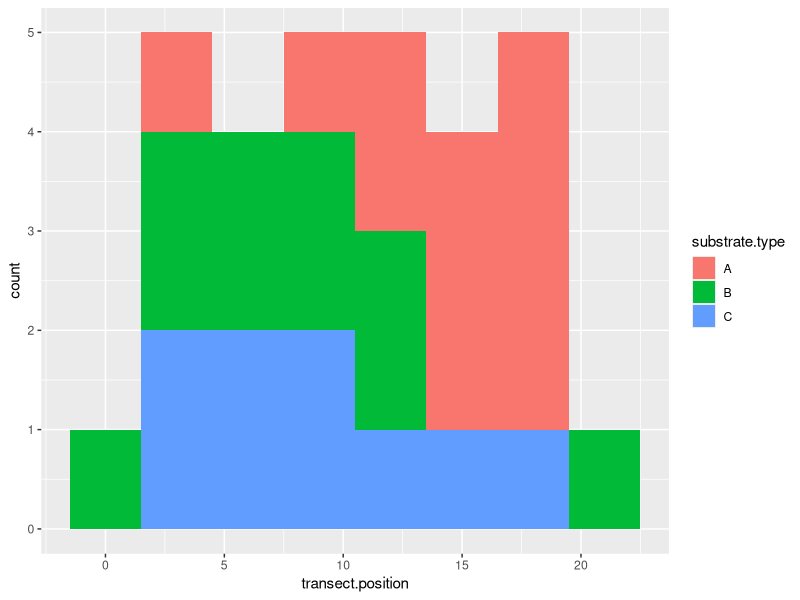
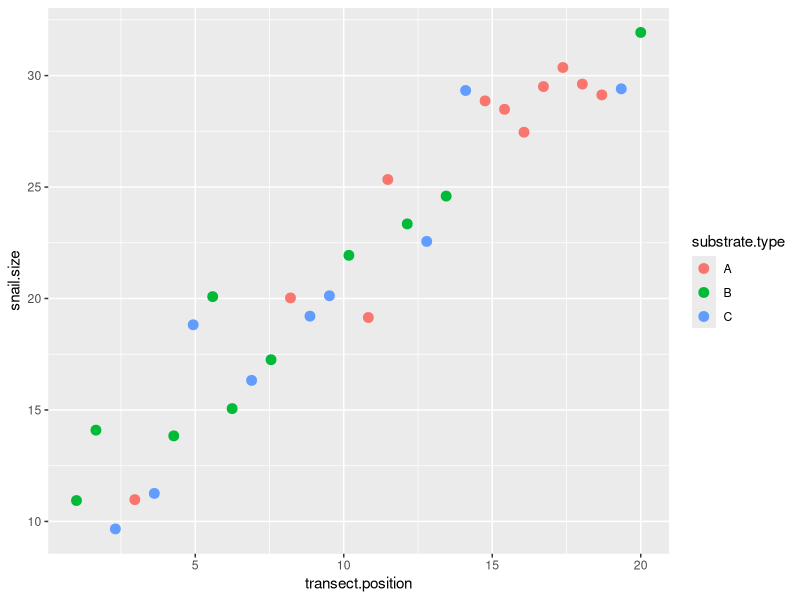
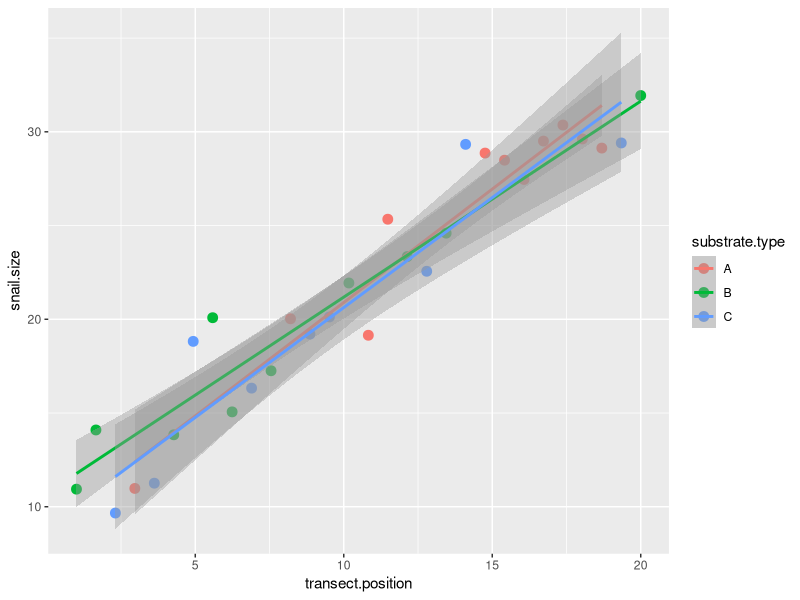

Generate these figures, in order, with R: (Note: this script raises an error after producing the figures.)
# Spring 2024 
# W. Ryan wryan@towson.edu
# BIOL 601: Dealing with your Data
# Introduction to basic functions in R
# Part 1: sec 1, Part 2: sec 2 - 4, Sneak peak of plotting: Part 5

# &&&&&&&&&&&&&&&&&&&&&&&&&&&&&&&&&&&&&&&&&&&&&
#  (1) Core R functions:
# &&&&&&&&&&&&&&&&&&&&&&&&&&&&&&&&&&&&&&&&&&&&&

# Use the hash tag (#) at the start of a line to add annotation (notes) that do not get read as code. Write notes about everything that is happening in your code so that you (or others) can figure it out later.

	# Do math (add two SCALARS [single numbers]):
		5 + 8
		
	# Assign an OBJECT:
		x = 5 # (or x <- 5)
		x	# call the object name to see what the value is
		
	# Re-assign the object with a new number:
		x = 4
		x # call the object to see what the new value is	
	
	# Do math using an assigned object (multiply the object by a SCALAR):
		x*3
		
	# Create a VECTOR of numbers:
		y = c(1,2,4,8)
		y # call the object to see what the vector looks like
		
	# Retrieve a specific ELEMENT of the VECTOR using its INDEX:
		y[3] # returns the 3rd element in the vector
	
	# Add a SCALAR (single number) to each element of a vector:
		4 + y	
		x + y # can also be done by adding two variables together
		
	# Make a new object that is a FUNCTION of two other variables
		new = x + y
		new		# call object and compare with result above	

# &&&&&&&&&&&&&&&&&&&&&&& Making vectors of a sequence of numbers: &&&&&&&&&&&&&&&&&&&&	
		
	# Make a vector that is a sequence of numbers:
		sequence1 = seq(from = 1, to = 20, by = 3) # sequence with set interval
		sequence1
		 
		sequence2 = seq(1,20, length.out = 30) # sequence with a set number of elements, spread equally across the interval
		sequence2
		
# &&&&&&&&&&&&&&&&&&&&&&& Dealing with matricies and arrays &&&&&&&&&&&&&&&&&&&&		
		
	# Make a matrix out of a vector (add 2-dimensional structure!):
		
		matrix1 = matrix(data = sequence2, nrow = 5)
	  matrix1	
	  
	  # select a single element of a MATRIX using INDICIES:
	  
	  matrix1[3,2] # [row,column] - pick the element at the 3rd row, 2nd column 
	  
	  # make a new object to store the result of multiplying all of the elements in your matrix by 2:
	  
	  matrix1.x2 = matrix1 * 2
	  matrix1.x2
	  
	# Make an ARRAY out of a vector (add N-dimensional structure!) : 
	  
	  array1 = array(data = sequence2, dim = c(5,3,2))
	  array1
		
	  # select a single element of an ARRAY using INDICIES:
	  
	   array1[1,3,2] # [row, column, set] - pick the element at the 1st row, 3rd column, 2nd set
	   
# &&&&&&&&&&&&&&&&&&&&&&& Making vectors of random numbers: &&&&&&&&&&&&&&&&&&&&		   
	
	
	 # Make a vector of numbers drawn randomly from a normal distribution:
		rando = rnorm(30, mean = 0, sd = 1)
		rando	# call the name of the vector to see what the values are
		
	# Select a particular ELEMENT out of a vector
		rando[5] # selects the 5th element of the vector
		
	# Try out some other randomization functions with different distributions
		runif(10, min = 10, max = 20) # uniform distribution between two end points - make a random number generator!
		rbinom(n = 10, size = 1 , prob = 0.5) # binomial distribution - make a coin flip generator!
		rpois(n = 10, lambda = 2) # poisson distributon - integers bounded by zero - make a random number of occurrences generator!
		sample(c("outlook not so good", "ask again later", "it is certain", "signs point to yes"), size = 1) # sample a vector of posibilities - make a magic 8 ball simulator!
	
# &&&&&&&&&&&&&&&&&&&&&&& Making and dealing with data frames: &&&&&&&&&&&&&&&&&&&&			
	
	# Make a data frame out of two vectors:
	
		df = data.frame(var1 = sequence2, var2 = rando) # imagine we are randomizing positions for small quadrats along a 20 meter transect
		df
		
	# select a particular element out of a data frame:
	
		df[1,2] # [row #, column #]
		
		df[1, ] # choose all elements of a row
		
		df[ , 2] # choose all elements of a column
		
		df$var2 # choose a variable (column) by name
		
		df[1,]$var2 # choose an element from a particular row for a column by name
	
		df$var2[1] # choose an element from a particular column by rownumber
		
		length(df$var2) # calculate how many elements are in a particular vector (or column)
		
	# add a column to a dataframe
	
		df$catvar = sample(c("A","B","C"), length(df$var1), replace = TRUE) # use "sample" function to randomly sample elements of a vector (with replacement) to populate a new column in your data frame. "length" function returns the length (number of elements) of a vector.
		df
		
		# Make a new variable that is a function of an old variable:
		
		df$var3 = df$var1*1.1+rnorm(length(df$var1), mean = 10, sd = 2) # using a linear function (y = mx) with some random noise
		
		
	  # look at the first few rows of your dataset
		head(df)
		tail(df)
		
		# check what the levels of a particular variable/factor are:
		unique(df$catvar) # "unique" function returns a vector with one copy of each unique level of a factor (categorical)
		
		# Rename these awful, uninformative variable names
		  colnames(df) = c("transect.position", "dist.from.transect", "substrate.type", "snail.size") # replace vector of column names with new vector of names
		  head(df) # check to make sure it worked
		
		  
		  # just for satisfaction purposes, let's look at a graph:
    library(ggplot2)
    ggplot(data = df, aes(x = transect.position)) + geom_histogram(aes(fill = substrate.type), binwidth = 3)
    ggplot(data = df, aes(x = transect.position, y = snail.size)) + geom_point(aes(color = substrate.type), size = 3)
    ggplot(data = df, aes(x = transect.position, y = snail.size)) + geom_point(aes(color = substrate.type), size = 3) + stat_smooth(method = glm, aes(color = substrate.type))
		
		# &&&&&&&&&&&&&&&&&&&&&&&&&&&&&&&&&&&&&&&&&&&&&
		#  (2) Reading & writing data from a file:
		# &&&&&&&&&&&&&&&&&&&&&&&&&&&&&&&&&&&&&&&&&&&&&		
		
		getwd() # check your current "working directory"
		setwd("/Users/will/Documents/BIOL 601 - working directory") # set a particular folder as your "working directory"
		
		# Writing CSV files:
		write.csv(df) # make a "comma separated" version of your dataframe in the console
		
		write.csv(df, file = "dataframeexample.csv") # save a .csv version of your data frame to the working directory
		
		# Reading CSV files:
		new.df = read.csv("dfexample.csv") # read in data from .csv file in working directory ( i added some other columns for example purposes)
		head(new.df)
		# &&&&&&&&&&&&&&&&&&&&&&&&&&&&&&&&&&&&&&&&&&&&&
		#  (3) adding libraries:
		# &&&&&&&&&&&&&&&&&&&&&&&&&&&&&&&&&&&&&&&&&&&&&	
		# download a package that is available through CRAN (only needs to be done once on your computer)
		#install.library(doBy) 
		#install.library(reshape2) 
		
		# activate a package that is already downloaded:
		library(doBy) 
		library(reshape2)
		#library(dplyr) # part of the "tidyverse"
		
		# &&&&&&&&&&&&&&&&&&&&&&&&&&&&&&&&&&&&&&&&&&&&&
		#  (4) Subsetting & reorganizing data (tidyverse & non-tidyverse options)
		# &&&&&&&&&&&&&&&&&&&&&&&&&&&&&&&&&&&&&&&&&&&&&	
		# Non-tidyverse options:
		
# &&&&&&&&&&&&&&&&&&&&&&&& Subsetting data frames: &&&&&&&&&&&&&&&&&&&&&&&&&&&&&&		
		# Use SUBSET to make a version of the new.df dataframe by the following criteria:
		  
		  subset(new.df, substrate.type == "C") # only has data measured on substrate "C"
		  subset(new.df, transect.position > 10) # only has data from transect.positions greater than 10
		  subset(new.df, substrate.type == "C" & transect.position > 10) # meets both conditions above
		  
		  subset(new.df, substrate.type != "B") # != means "does not equal
		  
		  subset(new.df, substrate.type %in% c("A", "B")) # use "%in%" to set a list of values to include
		  
		  # Note: %in% operator can be useful other ways:
		    # check if any of a string of numbers is included in particular vector:
		      bob = c(3,4,5)
		        6 %in% bob # False
		        4 %in% bob # true
		        c(4,6) %in% bob
  		
		# Use WHICH to subset by value of a column/variable
		      
		    new.df[which(new.df$substrate.type == "A"), ] # choose rows to include by value of a column
		    new.df[which(new.df$substrate.type != "A"), ] # choose rows to exclude by value of a column
		    
		    new.df[,-1] # drop the first column
		    
		    new.df[, c(2,4)] # only include columns 1 & 4
		    
# &&&&&&&&&&&&&&&&&&&&&&&& Summarizing variables in data frames: &&&&&&&&&&&&&&&&&&&&&&&&&&&&&&				  
	  	head(new.df)
		  # use statistical functions directly on a vector
		    
		    mean(new.df$snail.size) # calculate mean
		    median(new.df$snail.size) # calculate median
		    sd(new.df$snail.size) # calculate standard deviation
		    sum(new.df$snail.size) # calculate sum
		    length(new.df$snail.size) # count number of elements
		    
		    
		  # use summaryBy() function in the "doBy" package to summarize across particular variables
		    
		    summaryBy(snail.size ~ substrate.type, data = new.df) # defaults to calculating mean
		    
		    # Add more calculations
		    summaryBy(snail.size ~ substrate.type, data = new.df, FUN = list("mean", "sd", "length")) # use FUN (function) to customize which statistics to calculate
		    
		    # Add more dependant variables
		    summaryBy(snail.size ~ substrate.type + snail.color, data = new.df, FUN = list("mean", "sd", "length")) 
		    
		    new.df.sum = summaryBy(snail.size + snail.weight + snail.aggressiveness ~ substrate.type + snail.color, data = new.df, FUN = list("mean", "sd", "length")) 
		    new.df.sum
		    
# &&&&&&&&&&&&&&&&&&&&&&&& use "reshape2" package functions to convert between long & wide form data: &&&&&&&&&&&&&&&&&&&&&&&&&&&&&&		    
		  
		    # use dcast() to convert long to wide data
		    
		   # new.df.wide =  
		   dcast(new.df, substrate.type ~ snail.color, value.var = "snail.size", fun.aggregate = length) # default summary is "length"
		   dcast(new.df, substrate.type ~ snail.color, value.var = "snail.size", fun.aggregate = mean) # change aggregation function to mean
		  #new.df.wide
		
		  # use melt() to convert wide to long data
		  
		  melt(data = new.df.wide, id.vars = c("substrate.type"), variable.name = "snail.color", value.name = "count")
		  
		

# &&&&&&&&&&&&&&&&&&&&&&&&&&&&&&&&&&&&&&&&&&&&&
#  (5) plotting data:
# &&&&&&&&&&&&&&&&&&&&&&&&&&&&&&&&&&&&&&&&&&&&&	

	# base R plotting function:
		plot(x = df$var1, y = df$var2) # basic scatterplot
		plot(x = df$var1, y = df$var2, col = "red", pch = 16) # change color (col) & point shape (pch)
		
	# for more details: https://r-graph-gallery.com/6-graph-parameters-reminder.html		
		
	# *****plotting with ggplot**************	
	head(new.df)
	 # make an empty plot with correct variables on axes:
	ggplot(data = new.df, aes(x = transect.position, y = snail.size)) 
	
	# add points
	ggplot(data = new.df, aes(x = transect.position, y = snail.size)) +
	  geom_point(aes(col = substrate.type))
	
	# play with theme elements to change look of plot
	ggplot(data = new.df, aes(x = transect.position, y = snail.size)) +
	  geom_point(aes(col = substrate.type)) +
	  theme(panel.background = element_blank(),
	        axis.line = element_line(color = "black"),
	        text = element_text(size = 20))
	
	# change axis names and labels:
	ggplot(data = new.df, aes(x = transect.position, y = snail.size)) +
	  geom_point(aes(col = substrate.type)) +
	  theme(panel.background = element_blank(),
	        axis.line = element_line(color = "black"),
	        text = element_text(size = 20)) +
	  scale_x_continuous(name = "Transect position (m)", breaks = seq(-10, 20, by =2)) +
	  scale_y_continuous(name = "Snail size (mm)", breaks = seq(-10, 40, by = 5))
	
	# you can name a plot by assigning it as a variable, then continue to build the plot:
	plot = ggplot(data = new.df, aes(x = transect.position, y = snail.size)) + geom_point(aes(col = substrate.type)) + theme(panel.background = element_blank(), axis.line = element_line(color = "black"), text = element_text(size = 20)) + scale_x_continuous(name = "Transect position (m)", breaks = seq(-10, 20, by =2)) + scale_y_continuous(name = "Snail size (mm)", breaks = seq(-10, 40, by = 5))
	plot
	summary(lm(snail.size ~ transect.position, data = new.df)) # figure out the best fit linear model
	
	# manually add a best fit line using the stats you calculated
		plot + geom_line(y = df$transect.position*1.0639 + 11.08) 	
	
		?theme # open help menu to see all options for a function




	
	
	